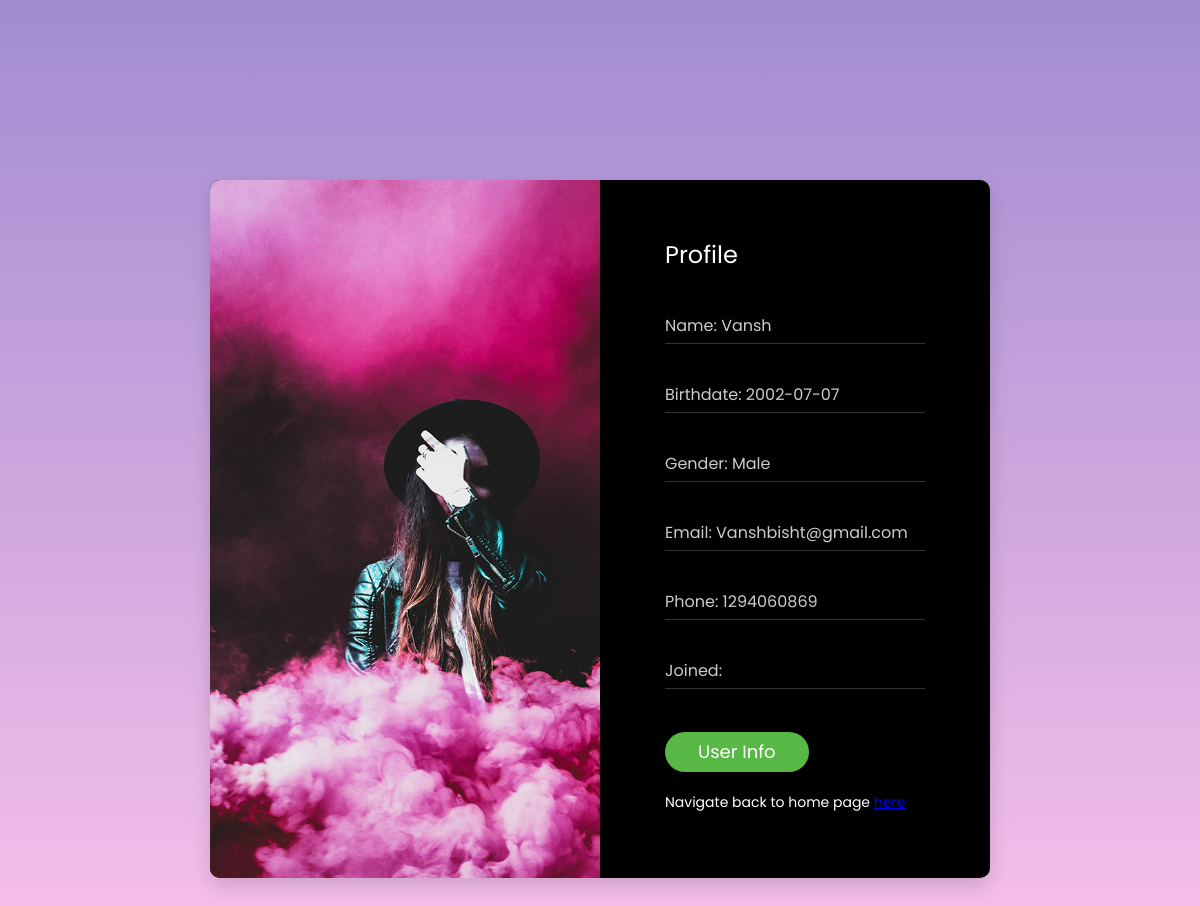
Page /fitness/RegistrationForm/profile.php (signed in) on the committed database.
### tables this page shows
CREATE TABLE `signup` (
  `SrNo` int(11) NOT NULL,
  `Name` text NOT NULL,
  `dob` date NOT NULL,
  `gender` text NOT NULL DEFAULT 'Male',
  `email` varchar(100) NOT NULL,
  `phone` int(11) NOT NULL,
  `password` varchar(100) NOT NULL
);

### fitness/RegistrationForm/profile.php (the view, shortened to what this page needs)
<?php
if ($_SESSION['login_status'] == false) {
    header("Location: ../index1.php");
} else {
?>
    <!DOCTYPE html>
    <html lang="en">
    <head>
        <link href="vendor/mdi-font/css/material-design-iconic-font.min.css" rel="stylesheet" media="all">
        <link href="vendor/font-awesome-4.7/css/font-awesome.min.css" rel="stylesheet" media="all">
        <link href="vendor/select2/select2.min.css" rel="stylesheet" media="all">
        <link href="vendor/datepicker/daterangepicker.css" rel="stylesheet" media="all">
        <link href="css/main.css" rel="stylesheet" media="all">
    </head>
    <body>
        <?php
        $servername = 'localhost';
        $username = 'root';
        $password = '';
        $dbname = "userinfo";
        $conn = mysqli_connect($servername, $username, $password, $dbname);
        $email = $_SESSION['email'];
        $result = mysqli_query($conn, "SELECT * FROM `signup` WHERE email = '$email'");
        while ($row = mysqli_fetch_array($result)) {
        ?>
            <div class="page-wrapper bg-gra-01 p-t-180 p-b-100 font-poppins">
                <div class="wrapper wrapper--w780">
                    <div class="card card-3">
                        <div class="card-heading"></div>
                        <div class="card-body">
                            <h2 class="title">Profile</h2>
                            <form method="POST">
                                <div class="input-group">
                                    <input class="input--style-3" type="text" placeholder="Name: <?php echo $row["Name"]; ?>" readonly="readonly">
                                </div>
                                <div class="input-group">
                                    <input class="input--style-3" type="text" placeholder="Birthdate: <?php echo $row["dob"]; ?>" readonly="readonly">
                                </div>
                                <div class="input-group">
                                    <input class="input--style-3" type="text" placeholder="Gender: <?php echo $row["gender"]; ?>" readonly="readonly">
                                </div>
                                <div class="input-group">
                                    <input class="input--style-3" type="text" placeholder="Email: <?php echo $row["email"]; ?>" readonly="readonly">
                                </div>
                                <div class="input-group">
                                    <input class="input--style-3" type="text" placeholder="Phone: <?php echo $row["phone"]; ?>" readonly="readonly">
                                </div>
                                <div class="input-group">
                                    <input class="input--style-3" type="text" placeholder="Joined: <?php echo $row["joindate"]; ?>" readonly="readonly">
                                </div>
                                <?php
                                if ($_SESSION['email'] == "Vanshbisht@gmail.com") {
                                ?>
                                    <div class="p-t-10">
                                        <a href="../data.php">
                                            <div class="btn btn--pill btn--green">User Info</div>
                                        </a>
                                    </div>
                                <?php
                                }
                                ?>
                                <div class="b" style="color: white; padding-top: 20px">
                                    Navigate back to home page <a href="../index1.php">here</a>
                                </div>
                            </form>
                        </div>
                    </div>
                </div>
            </div>
        <?php
        }
        ?>
    </body>
    </html>
<?php
}
?>

### fitness/RegistrationForm/css/main.css (style rules this page uses)
.font-poppins { font-family: "Poppins", "Arial", "Helvetica Neue", sans-serif; }
html { -webkit-box-sizing: border-box; -moz-box-sizing: border-box; box-sizing: border-box; }
* { padding: 0; margin: 0; }
*, *:before, *:after { -webkit-box-sizing: inherit; -moz-box-sizing: inherit; box-sizing: inherit; }
body, h1, h2, h3, h4, h5, h6, blockquote, p, pre, dl, dd, ol, ul, figure, hr, fieldset, legend { margin: 0; padding: 0; }
.page-wrapper { min-height: 100vh; }
body { font-family: "Poppins", "Arial", "Helvetica Neue", sans-serif; font-weight: 400; font-size: 14px; }
h1, h2, h3, h4, h5, h6 { font-weight: 400; }
h2 { font-size: 30px; }
.bg-gra-01 { background: -webkit-gradient(linear, left bottom, left top, from(#fbc2eb), to(#a18cd1)); background: -webkit-linear-gradient(bottom, #fbc2eb 0%, #a18cd1 100%); background: -moz-linear-gradient(bottom, #fbc2eb 0%, #a18cd1 100%); background: -o-linear-gradient(bottom, #fbc2eb 0%, #a18cd1 100%); background: linear-gradient(to top, #fbc2eb 0%, #a18cd1 100%); }
.p-t-180 { padding-top: 180px; }
.p-t-10 { padding-top: 10px; }
.p-b-100 { padding-bottom: 100px; }
.wrapper { margin: 0 auto; }
.wrapper--w780 { max-width: 780px; }
.btn { display: inline-block; line-height: 40px; padding: 0 33px; font-family: Poppins, Arial, "Helvetica Neue", sans-serif; cursor: pointer; color: #fff; -webkit-transition: all 0.4s ease; -o-transition: all 0.4s ease; -moz-transition: all 0.4s ease; transition: all 0.4s ease; font-size: 18px; }
.btn--pill { -webkit-border-radius: 20px; -moz-border-radius: 20px; border-radius: 20px; }
.btn--green { background: #57b846; }
input { outline: none; margin: 0; border: none; -webkit-box-shadow: none; -moz-box-shadow: none; box-shadow: none; width: 100%; font-size: 14px; font-family: inherit; }
.input-group { position: relative; margin-bottom: 33px; border-bottom: 1px solid rgba(255, 255, 255, 0.2); }
.input--style-3 { padding: 5px 0; font-size: 16px; color: #ccc; background: transparent; }
.title { font-size: 24px; color: #fff; font-weight: 400; margin-bottom: 36px; }
.card { overflow: hidden; -webkit-border-radius: 3px; -moz-border-radius: 3px; border-radius: 3px; background: #fff; }
.card-3 { background: #000; -webkit-border-radius: 10px; -moz-border-radius: 10px; border-radius: 10px; -webkit-box-shadow: 0px 8px 20px 0px rgba(0, 0, 0, 0.15); -moz-box-shadow: 0px 8px 20px 0px rgba(0, 0, 0, 0.15); box-shadow: 0px 8px 20px 0px rgba(0, 0, 0, 0.15); width: 100%; display: table; }
.card-3 .card-heading { background: url("../images/bg-heading-03.jpg") top left/cover no-repeat; display: table-cell; width: 50%; }
.card-3 .card-body { padding: 57px 65px; padding-bottom: 65px; display: table-cell; }

### rows in the picture
signup: Name "Name: Vansh", dob "Birthdate: 2002-07-07", gender "Gender: Male", email "Email: Vanshbisht@gmail.com", phone "Phone: 1294060869"
